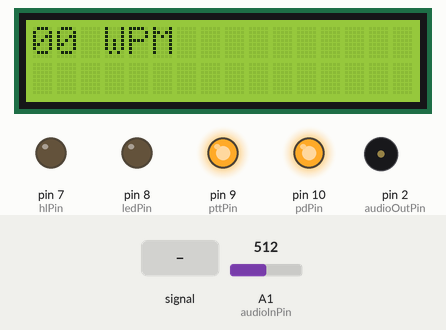
This sketch was run on a simulated Arduino Uno, built with avr-gcc and run on an emulated ATmega328P. Shown: 16×2 character LCD, output pins drawn as LEDs (lit = HIGH), buzzer (waves = sounding). The test bench sets the inputs (shaded band); at power-on: A1 (audioInPin) = 512. The modem accepts every AT command (registered, SIM ready, sends succeed) and sends nothing else; what the sketch prints to the serial monitor is not drawn.

Above: at 1.4 s.
1.5 s: A1 (audioInPin) fed a 200 Hz sine of ±81 counts around its level
At 2.5 s:
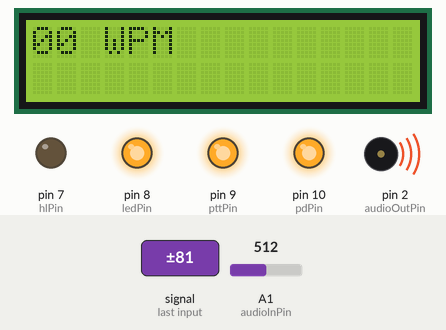
3.0 s: A1 (audioInPin) set to 560
At 3.9 s:
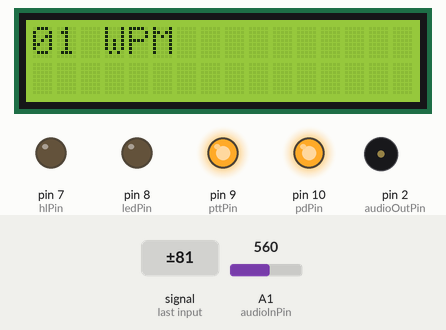
4.5 s: A1 (audioInPin) fed a 1000 Hz sine of ±255 counts around its level
At 5.2 s:
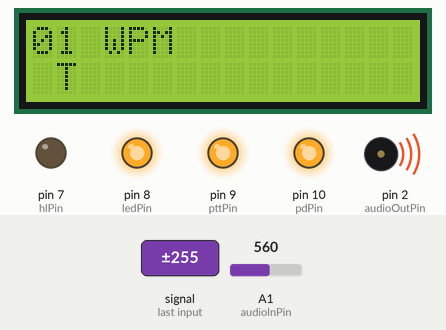
6.0 s: A1 (audioInPin) fed a 2 Hz sine of ±306 counts around its level
At 7.2 s:
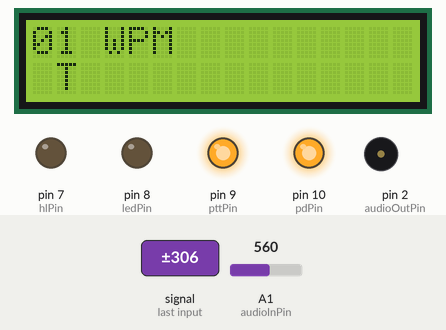
7.5 s: A1 (audioInPin) fed a 50 Hz sine of ±306 counts around its level
At 8.6 s:
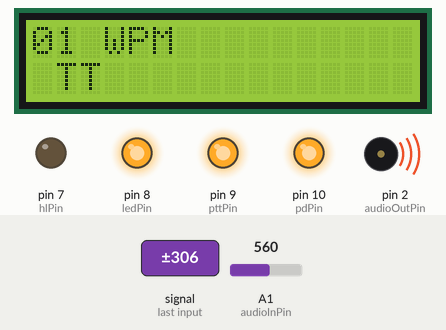
9.0 s: A1 (audioInPin) set to 540
At 19.2 s:
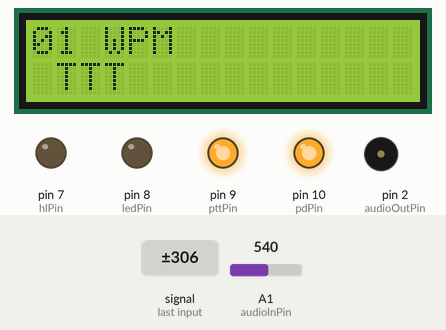
Timing chart, 0 to 19.5 s (numbered marks = the images above; inputs shaded):
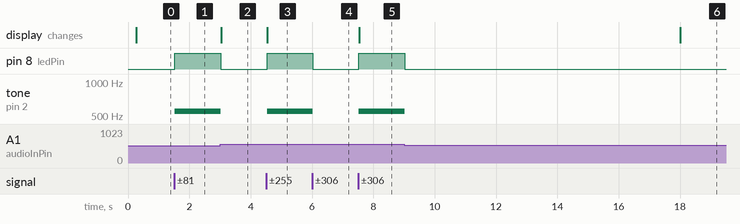

The sketch:

rx.ino
```cpp
#include <arduino.h>
#include "dra808m.h"
#include  <SoftwareSerial.h>
#include "cw.h"
#include ".\timer.h"
#include <Wire.h> // Library komunikasi I2C
#include "LiquidCrystal_I2C.h" // Library modul I2C LCD

#define rxPin 4
#define txPin 3
#define sqPin 12
#define pttPin 9
#define pdPin 10
#define hlPin 7
#define tonePin 11
#define audioFrequency 156

int RXpin = 5;  // Masuk ke TX NodeMCU
int TXpin = 6;  // Masuk ke RX NodeMCU

SoftwareSerial espSerial(RXpin, TXpin);


///////////////////////////////////////////////
// select the pins used on the LCD panel      /
///////////////////////////////////////////////
//  LiquidCrystal lcd(RS, E, D4, D5, D6, D7) //
///////////////////////////////////////////////

LiquidCrystal_I2C lcd(0x3F, 16, 2);

const int colums = 16; /// have to be 16 or 20
const int rows = 2;  /// have to be 2 or 4

int lcdindex = 0;
int line1[colums];
int line2[colums];

////////////////////////////////
// Define 8 specials letters  //
////////////////////////////////

byte U_umlaut[8] =   {B01010,B00000,B10001,B10001,B10001,B10001,B01110,B00000}; // 'Ü'
byte O_umlaut[8] =   {B01010,B00000,B01110,B10001,B10001,B10001,B01110,B00000}; // 'Ö'
byte A_umlaut[8] =   {B01010,B00000,B01110,B10001,B11111,B10001,B10001,B00000}; // 'Ä'
byte AE_capital[8] = {B01111,B10100,B10100,B11110,B10100,B10100,B10111,B00000}; // 'Æ'
byte OE_capital[8] = {B00001,B01110,B10011,B10101,B11001,B01110,B10000,B00000}; // 'Ø'
byte fullblock[8] =  {B11111,B11111,B11111,B11111,B11111,B11111,B11111,B11111};
byte AA_capital[8] = {B00100,B00000,B01110,B10001,B11111,B10001,B10001,B00000}; // 'Å'
byte emtyblock[8] =  {B00000,B00000,B00000,B00000,B00000,B00000,B00000,B00000};

int audioInPin = A1;
int audioOutPin = 2;
int ledPin = 8;

float magnitude ;
int magnitudelimit = 100;
int magnitudelimit_low = 100;
int realstate = LOW;
int realstatebefore = LOW;
int filteredstate = LOW;
int filteredstatebefore = LOW;

///////////////////////////////////////////////////////////
// The sampling frq will be 8928 on a 16 mhz             //
// without any prescaler etc                             //
// because we need the tone in the center of the bins    //
// you can set the tone to 496, 558, 744 or 992          //
// then n the number of samples which give the bandwidth //
// can be (8928 / tone) * 1 or 2 or 3 or 4 etc           //
// init is 8928/558 = 16 *4 = 64 samples                 //
// try to take n = 96 or 128 ;o)                         //
// 48 will give you a bandwidth around 186 hz            //
// 64 will give you a bandwidth around 140 hz            //
// 96 will give you a bandwidth around 94 hz             //
// 128 will give you a bandwidth around 70 hz            //
// BUT remember that high n take a lot of time           //
// so you have to find the compromice - i use 48         //
///////////////////////////////////////////////////////////

float coeff;
float Q1 = 0;
float Q2 = 0;
float sine;
float cosine;
float sampling_freq=8800.0;
float target_freq=550.0; /// adjust for your needs see above
float n=48.0;  //// if you change  her please change next line also
int testData[48];

//////////////////////////////
// Noise Blanker time which //
// shall be computed so     //
// this is initial          //
//////////////////////////////
int nbtime = 6;  /// ms noise blanker

long starttimehigh;
long highduration;
long lasthighduration;
long hightimesavg;
long lowtimesavg;
long startttimelow;
long lowduration;
long laststarttime = 0;

char code[20];
char a;
int matchCount = 0;
char buffer[20];
int i = 0;
int stop = LOW;
int wpm;

SoftwareSerial rxtx=SoftwareSerial(rxPin,txPin);
Dra808m dra(sqPin, pttPin, pdPin, hlPin, &rxtx);
 CW morse = CW( tonePin ,20, audioFrequency);
 Timer timer1(60000L);

void setup()
{ Serial.begin(115200);
  espSerial.begin(115200);
  boolean ok=false;
  Serial.println("hallo");
  dra.ptt_off();
  dra.wakeup();
  dra.lowpower();
  //delay(200);
    dra.send((char*)atCmdHand);
    //delay( 20); //  nach 16.2ms muessten 15 zeichen da sein // after 16.2ms there should be 15 characters
    ok=dra.receive();
    //delay(200);

  delay( 20);
  dra.send((char*)atCmdSet);
  delay( 20); //  nach 16.2ms muessten 15 zeichen da sein
  dra.receive();
  delay( 20);
  dra.ptt_off();

////////////////////////////////////
// The basic goertzel calculation //
////////////////////////////////////
  int  k;
  float omega;
  k = (int) (0.5 + ((n * target_freq) / sampling_freq));
  omega = (2.0 * PI * k) / n;
  sine = sin(omega);
  cosine = cos(omega);
  coeff = 2.0 * cosine;

///////////////////////////////
// define special characters //
///////////////////////////////
 lcd.createChar(0, U_umlaut); //     German
 lcd.createChar(1, O_umlaut); //     German, Swedish
 lcd.createChar(2, A_umlaut); //     German, Swedish
 lcd.createChar(3, AE_capital); //   Danish, Norwegian
 lcd.createChar(4, OE_capital); //   Danish, Norwegian
 lcd.createChar(5, fullblock);
 lcd.createChar(6, AA_capital); //   Danish, Norwegian, Swedish
 lcd.createChar(7, emtyblock);
 lcd.clear();

 pinMode(ledPin, OUTPUT);
 //lcd.begin(colums, rows);
 lcd.begin();
 lcd.backlight();
 for (int index = 0; index < colums; index++){
    line1[index] = 32;
  line2[index] = 32;
 }
}

void loop()
{
  //dra.ptt_off(); // switches ptt-pin to HIGH ; Pin9 is HIGH , this indicates: tx is off
/////////////////////////////////////
// The basic where we get the tone //
/////////////////////////////////////

  for (char index = 0; index < n; index++){
    testData[index] = analogRead(audioInPin);
  }

  for (char index = 0; index < n; index++){
    float Q0;
    Q0 = coeff * Q1 - Q2 + (float) testData[index];
    Q2 = Q1;
    Q1 = Q0;
  }

  float magnitudeSquared = (Q1*Q1)+(Q2*Q2)-Q1*Q2*coeff;  // we do only need the real part //
  magnitude = sqrt(magnitudeSquared);
  Q2 = 0;
  Q1 = 0;

  //Serial.print(magnitude); Serial.println();  //// here you can measure magnitude for setup..

  ///////////////////////////////////////////////////////////
  // here we will try to set the magnitude limit automatic //
  ///////////////////////////////////////////////////////////

  if (magnitude > magnitudelimit_low){
    magnitudelimit = (magnitudelimit +((magnitude - magnitudelimit)/6));  /// moving average filter
  }

  if (magnitudelimit < magnitudelimit_low)
  magnitudelimit = magnitudelimit_low;

  ////////////////////////////////////
  // now we check for the magnitude //
  ////////////////////////////////////

  if(magnitude > magnitudelimit*0.6) // just to have some space up
     realstate = HIGH;
  else
    realstate = LOW;

  /////////////////////////////////////////////////////
  // here we clean up the state with a noise blanker //
  /////////////////////////////////////////////////////

  if (realstate != realstatebefore){
    laststarttime = millis();
  }

  if ((millis()-laststarttime)> nbtime){
    if (realstate != filteredstate){
      filteredstate = realstate;
    }
  }

 ////////////////////////////////////////////////////////////
 // Then we do want to have some durations on high and low //
 ////////////////////////////////////////////////////////////

 if (filteredstate != filteredstatebefore){
  if (filteredstate == HIGH){
    starttimehigh = millis();
    lowduration = (millis() - startttimelow);
  }

  if (filteredstate == LOW){
    startttimelow = millis();
    highduration = (millis() - starttimehigh);
        if (highduration < (2*hightimesavg) || hightimesavg == 0){
      hightimesavg = (highduration+hightimesavg+hightimesavg)/3;     // now we know avg dit time ( rolling 3 avg)
    }
    if (highduration > (5*hightimesavg) ){
      hightimesavg = highduration+hightimesavg;     // if speed decrease fast ..
    }
  }
  }

  ///////////////////////////////////////////////////////////////
 // now we will check which kind of baud we have - dit or dah //
 // and what kind of pause we do have 1 - 3 or 7 pause        //
 // we think that hightimeavg = 1 bit                         //
 ///////////////////////////////////////////////////////////////


 if (filteredstate != filteredstatebefore){
  stop = LOW;
  if (filteredstate == LOW){  //// we did end a HIGH
   if (highduration < (hightimesavg*2) && highduration > (hightimesavg*0.6)){ /// 0.6 filter out false dits
  strcat(code,".");
  Serial.print(".");
   }
   if (highduration > (hightimesavg*2) && highduration < (hightimesavg*6)){
  strcat(code,"-");
  Serial.print("-");
  wpm = (wpm + (1200/((highduration)/3)))/2;  //// the most precise we can do ;o)
   }
  }

   if (filteredstate == HIGH){  //// we did end a LOW

   float lacktime = 1;
   if(wpm > 25)lacktime=1.0; ///  when high speeds we have to have a little more pause before new letter or new word
   if(wpm > 30)lacktime=1.2;
   if(wpm > 35)lacktime=1.5;

   if (lowduration > (hightimesavg*(2*lacktime)) && lowduration < hightimesavg*(5*lacktime)){ // letter space
    docode();
    a = decoded();
    espSerial.print(a);
  code[0] = '\0';
  Serial.print("/");


   }
   if (lowduration >= hightimesavg*(5*lacktime)){ // word space
    docode();
  code[0] = '\0';
  printascii(32);
  Serial.println();
  //Serial.println(a);
   }
   //Serial.print(a);
  }
 }
 //Serial.print(a);


 //////////////////////////////
 // write if no more letters //
 //////////////////////////////

  if ((millis() - startttimelow) > (highduration * 6) && stop == LOW){
   docode();
   code[0] = '\0';
   stop = HIGH;
  }

 /////////////////////////////////////
 // we will turn on and off the LED //
 // and the speaker                 //
 /////////////////////////////////////

   if(filteredstate == HIGH){
     digitalWrite(ledPin, HIGH);
   tone(audioOutPin,target_freq);
   }
   else{
     digitalWrite(ledPin, LOW);
   noTone(audioOutPin);
   }


 //////////////////////////////////
 // the end of main loop clean up//
 /////////////////////////////////
 updateinfolinelcd();
 realstatebefore = realstate;
 lasthighduration = highduration;
 filteredstatebefore = filteredstate;

}

////////////////////////////////
// translate cw code to ascii //
////////////////////////////////

void docode(){
    if (strcmp(code,".-") == 0) printascii(65);
  if (strcmp(code,"-...") == 0) printascii(66);
  if (strcmp(code,"-.-.") == 0) printascii(67);
  if (strcmp(code,"-..") == 0) printascii(68);
  if (strcmp(code,".") == 0) printascii(69);
  if (strcmp(code,"..-.") == 0) printascii(70);
  if (strcmp(code,"--.") == 0) printascii(71);
  if (strcmp(code,"....") == 0) printascii(72);
  if (strcmp(code,"..") == 0) printascii(73);
  if (strcmp(code,".---") == 0) printascii(74);
  if (strcmp(code,"-.-") == 0) printascii(75);
  if (strcmp(code,".-..") == 0) printascii(76);
  if (strcmp(code,"--") == 0) printascii(77);
  if (strcmp(code,"-.") == 0) printascii(78);
  if (strcmp(code,"---") == 0) printascii(79);
  if (strcmp(code,".--.") == 0) printascii(80);
  if (strcmp(code,"--.-") == 0) printascii(81);
  if (strcmp(code,".-.") == 0) printascii(82);
  if (strcmp(code,"...") == 0) printascii(83);
  if (strcmp(code,"-") == 0) printascii(84);
  if (strcmp(code,"..-") == 0) printascii(85);
  if (strcmp(code,"...-") == 0) printascii(86);
  if (strcmp(code,".--") == 0) printascii(87);
  if (strcmp(code,"-..-") == 0) printascii(88);
  if (strcmp(code,"-.--") == 0) printascii(89);
  if (strcmp(code,"--..") == 0) printascii(90);

  if (strcmp(code,".----") == 0) printascii(49);
  if (strcmp(code,"..---") == 0) printascii(50);
  if (strcmp(code,"...--") == 0) printascii(51);
  if (strcmp(code,"....-") == 0) printascii(52);
  if (strcmp(code,".....") == 0) printascii(53);
  if (strcmp(code,"-....") == 0) printascii(54);
  if (strcmp(code,"--...") == 0) printascii(55);
  if (strcmp(code,"---..") == 0) printascii(56);
  if (strcmp(code,"----.") == 0) printascii(57);
  if (strcmp(code,"-----") == 0) printascii(48);

  if (strcmp(code,"..--..") == 0) printascii(63);
  if (strcmp(code,".-.-.-") == 0) printascii(46);
  if (strcmp(code,"--..--") == 0) printascii(44);
  if (strcmp(code,"-.-.--") == 0) printascii(33);
  if (strcmp(code,".--.-.") == 0) printascii(64);
  if (strcmp(code,"---...") == 0) printascii(58);
  if (strcmp(code,"-....-") == 0) printascii(45);
  if (strcmp(code,"-..-.") == 0) printascii(47);

  if (strcmp(code,"-.--.") == 0) printascii(40);
  if (strcmp(code,"-.--.-") == 0) printascii(41);
  if (strcmp(code,".-...") == 0) printascii(95);
  if (strcmp(code,"...-..-") == 0) printascii(36);
  if (strcmp(code,"...-.-") == 0) printascii(62);
  if (strcmp(code,".-.-.") == 0) printascii(60);
  if (strcmp(code,"...-.") == 0) printascii(126);
  //////////////////
  // The specials //
  //////////////////
  if (strcmp(code,".-.-") == 0) printascii(3);
  if (strcmp(code,"---.") == 0) printascii(4);
  if (strcmp(code,".--.-") == 0) printascii(6);

}

char decoded(){
    //if (strcmp(code,".-") == 0) espSerial.write(65);
  //if (strcmp(code,"-...") == 0) espSerial.write(66);
  //if (strcmp(code,"-.-.") == 0) espSerial.write(67);
  //if (strcmp(code,"-..") == 0) espSerial.write(68);
  //if (strcmp(code,".") == 0) espSerial.write(69);
  //if (strcmp(code,"..-.") == 0) espSerial.write(70);
  //if (strcmp(code,"--.") == 0) espSerial.write(71);
  //if (strcmp(code,"....") == 0) espSerial.write(72);
  //if (strcmp(code,"..") == 0) espSerial.write(73);
  //if (strcmp(code,".---") == 0) espSerial.write(74);
  //if (strcmp(code,"-.-") == 0) espSerial.write(75);
  //if (strcmp(code,".-..") == 0) espSerial.write(76);
  //if (strcmp(code,"--") == 0) espSerial.write(77);
  //if (strcmp(code,"-.") == 0) espSerial.write(78);
  //if (strcmp(code,"---") == 0) espSerial.write(79);
  //if (strcmp(code,".--.") == 0) espSerial.write(80);
  //if (strcmp(code,"--.-") == 0) espSerial.write(81);
  //if (strcmp(code,".-.") == 0) espSerial.write(82);
  //if (strcmp(code,"...") == 0) espSerial.write(83);
  //if (strcmp(code,"-") == 0) espSerial.write(84);
  //if (strcmp(code,"..-") == 0) espSerial.write(85);
  if (strcmp(code,"...-") == 0) return 'v';
  //if (strcmp(code,".--") == 0) espSerial.write(87);
  //if (strcmp(code,"-..-") == 0) espSerial.write(88);
  //if (strcmp(code,"-.--") == 0) espSerial.write(89);
  //if (strcmp(code,"--..") == 0) espSerial.write(90);

  if (strcmp(code,".----") == 0) return '1';
  if (strcmp(code,"..---") == 0) return '2';
  if (strcmp(code,"...--") == 0) return '3';
  if (strcmp(code,"....-") == 0) return '4';
  if (strcmp(code,".....") == 0) return '5';
  if (strcmp(code,"-....") == 0) return '6';
  if (strcmp(code,"--...") == 0) return '7';
  if (strcmp(code,"---..") == 0) return '8';
  if (strcmp(code,"----.") == 0) return '9';
  if (strcmp(code,"-----") == 0) return '0';

  //if (strcmp(code,"..--..") == 0) espSerial.write(63);
  if (strcmp(code,".-.-.-") == 0) return '.';
  if (strcmp(code,"--..--") == 0) return ',';
  //if (strcmp(code,"-.-.--") == 0) espSerial.write(33);
  //if (strcmp(code,".--.-.") == 0) espSerial.write(64);
  //if (strcmp(code,"---...") == 0) espSerial.write(58);
  if (strcmp(code,"-....-") == 0) return '-';
 // if (strcmp(code,"-..-.") == 0) espSerial.write(47);

  //if (strcmp(code,"-.--.") == 0) espSerial.write(40);
  //if (strcmp(code,"-.--.-") == 0) espSerial.write(41);
  //if (strcmp(code,".-...") == 0) espSerial.write(95);
  //if (strcmp(code,"...-..-") == 0) espSerial.write(36);
  //if (strcmp(code,"...-.-") == 0) espSerial.write(62);
  //if (strcmp(code,".-.-.") == 0) espSerial.write(60);
  //if (strcmp(code,"...-.") == 0) espSerial.write(126);
  //////////////////
  // The specials //
  //////////////////
  //if (strcmp(code,".-.-") == 0) espSerial.write(3);
  //if (strcmp(code,"---.") == 0) espSerial.write(4);
  //if (strcmp(code,".--.-") == 0) espSerial.write(6);

}

/////////////////////////////////////
// print the ascii code to the lcd //
// one a time so we can generate   //
// special letters                 //
/////////////////////////////////////
void printascii(int asciinumber){

int fail = 0;
if (rows == 4 and colums == 16)fail = -4; /// to fix the library problem with 4*16 display http://forum.arduino.cc/index.php/topic,14604.0.html

 if (lcdindex > colums-1){
  lcdindex = 0;
  if (rows==4){
    for (int i = 0; i <= colums-1 ; i++){
    lcd.setCursor(i,rows-3);
    lcd.write(line2[i]);
    line2[i]=line1[i];
    }
   }
  for (int i = 0; i <= colums-1 ; i++){
    lcd.setCursor(i+fail,rows-2);
    lcd.write(line1[i]);
  lcd.setCursor(i+fail,rows-1);
    lcd.write(32);
  }
 }
 line1[lcdindex]=asciinumber;
 lcd.setCursor(lcdindex+fail,rows-1);
 lcd.write(asciinumber);
 lcdindex += 1;

 //Serial.write(asciinumber);
}

void updateinfolinelcd(){
/////////////////////////////////////
// here we update the upper line   //
// with the speed.                 //
/////////////////////////////////////

  int place;
  if (rows == 4){
   place = colums/2;}
  else{
   place = 2;
  }
  if (wpm<10){
    lcd.setCursor((place)-2,0);
    lcd.print("0");
    lcd.setCursor((place)-1,0);
    lcd.print(wpm);
    lcd.setCursor((place),0);
    lcd.print(" WPM");
  }
  else{
    lcd.setCursor((place)-2,0);
    lcd.print(wpm);
    lcd.setCursor((place),0);
    lcd.print(" WPM ");
  }

}
```

cw.h
```cpp
class CW{
    public:
      CW ( int pin , int wpm, int frequenz);
      void sende_text( char s[] );
      void sende_zeichen( char zeichen);
      void zeichen_abstand();
      void carrier(int t);

    private:
      int t_dit;
      int pin_ton;
      int hertz;
      void dit();
      void dah();
};
```

dra808m.h
```cpp
#include  <SoftwareSerial.h>
#include <arduino.h>

#ifndef _dra808m_h_
#define _dra808m_h_

class SoftwareSerial;
const char atCmdHand[]={
  "AT+DMOCONNECT"};
const char atCmdSet[]={
  //"AT+DMOSETGROUP=0,434.6500,438.8750,00,4"};
  //"AT+DMOSETGROUP=0,153.0000,153.0000,00,4"};
  "AT+DMOSETGROUP=0,156.5000,156.5000,00,0"};
//"AT+DMOSETGROUP=GBW,TFV,RFV,CXCSS,SQ"};
//const char atCmdScan[]={
  //"S+153.000"};
#define CR 0x0d
#define LF 0x0a
#define Handshake 0
#define Setting   1

class Dra808m{
public:
  void send(char *cmd);
  boolean receive();
  Dra808m(char sqPin, char pttPin, char pdPin, char hlPin, SoftwareSerial *rxtx);
  void ptt_on();
  void ptt_off();
  boolean squelch();
  void sleep();
  void wakeup();
  void lowpower();
  void highpower();
private:
  char _sq;
  char _ptt;
  char _pd;
  char _low;
  char _rxd;
  char _txd;
  SoftwareSerial *rxtx;
  char rxBuffer[20];
  int testIndex;

};
#endif // _dra808m_h_
```

Source omitted: cw.cpp (8736 bytes), dra808m.cpp (1888 bytes), timer.cpp (787 bytes), timer.h (409 bytes)

Measured:
- after the input at 1.5 s, pin 8 (ledPin): LOW → HIGH at once; tone on pin 2 (audioOutPin): silent → 550 Hz at once
- after the input at 3.0 s, pin 8 (ledPin): HIGH → LOW at once; tone on pin 2 (audioOutPin): 550 Hz → silent at once; the display: changes at once (image 2)
- after the input at 4.5 s, pin 8 (ledPin): LOW → HIGH at once; tone on pin 2 (audioOutPin): silent → 550 Hz at once; the display: changes at once (image 3)
- after the input at 6.0 s, pin 8 (ledPin): HIGH → LOW at once; tone on pin 2 (audioOutPin): 550 Hz → silent at once
- after the input at 7.5 s, pin 8 (ledPin): LOW → HIGH at once; tone on pin 2 (audioOutPin): silent → 550 Hz at once; the display: changes at once (image 5)
- after the input at 9.0 s, pin 8 (ledPin): HIGH → LOW at once; tone on pin 2 (audioOutPin): 550 Hz → silent at once; the display: changes after 9.0 s (image 6)
